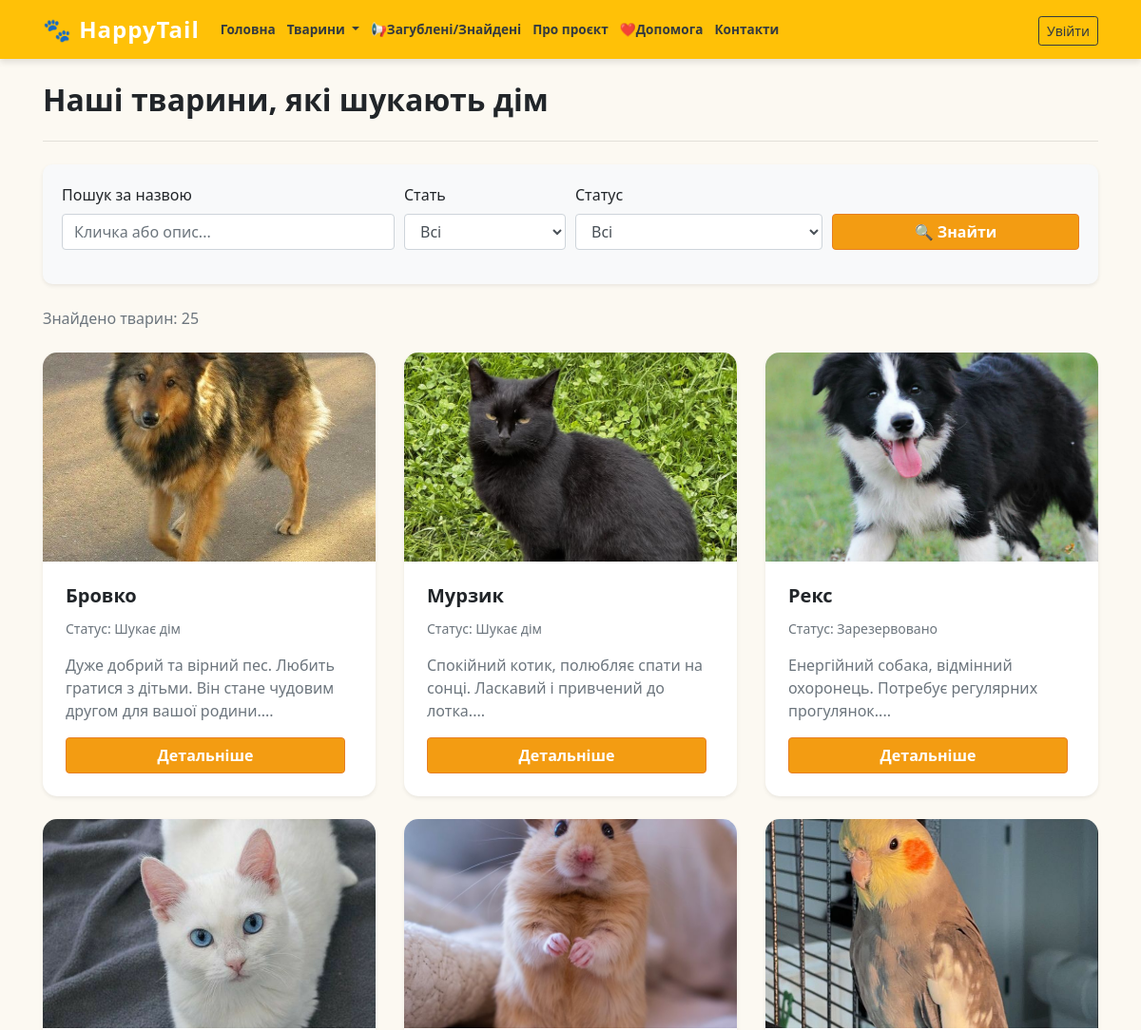
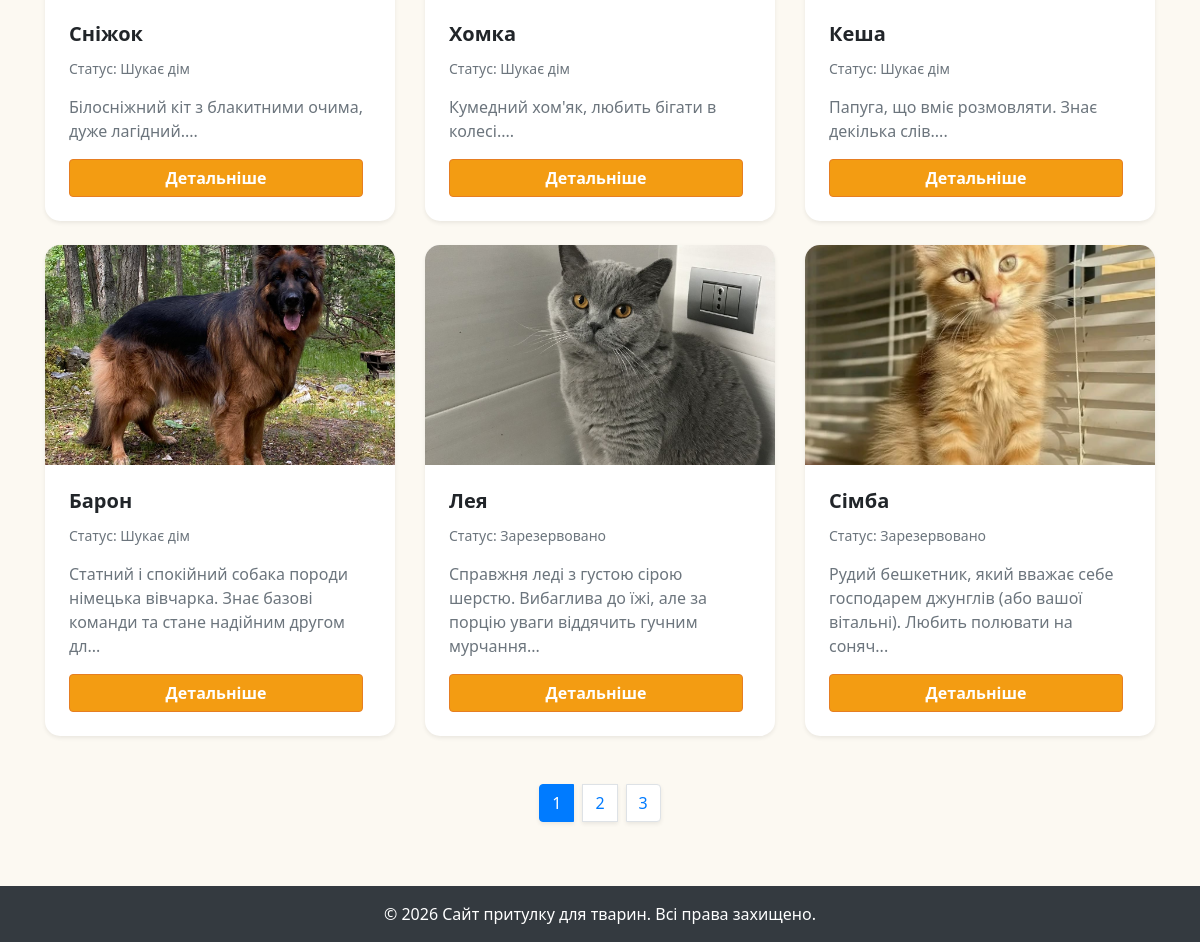
Page /index.php?view=all on the committed database (2 pictures, top to bottom).
### tables this page shows
CREATE TABLE `menu` (
  `id` int(11) NOT NULL,
  `title` varchar(100) NOT NULL,
  `url` varchar(255) NOT NULL,
  `parent_id` int(11) DEFAULT 0
);

CREATE TABLE `pets` (
  `id` int(11) NOT NULL,
  `name` varchar(100) NOT NULL,
  `image` text DEFAULT NULL,
  `description` text DEFAULT NULL,
  `age` varchar(50) DEFAULT NULL,
  `gender` varchar(20) DEFAULT 'Не вказано',
  `status` varchar(50) DEFAULT 'Шукає дім',
  `category_id` int(11) DEFAULT NULL,
  `created_at` datetime DEFAULT current_timestamp()
);

### include/functions.php (called while the page is built, shortened)
<?php
function get_menu() {
    global $conn;
    $sql = "SELECT * FROM menu ORDER BY id ASC";
    $result = mysqli_query($conn, $sql);
    return mysqli_fetch_all($result, MYSQLI_ASSOC);
}
function get_all_pets($search = '', $gender = '', $status = '', $limit = 9, $offset = 0) {
    global $conn;
    $sql = "SELECT pets.*, categories.name as category_name
            FROM pets
            LEFT JOIN categories ON pets.category_id = categories.id WHERE 1=1";
    $sql .= " ORDER BY pets.id ASC LIMIT $limit OFFSET $offset";
    $result = mysqli_query($conn, $sql);
    return mysqli_fetch_all($result, MYSQLI_ASSOC);
}
function get_pets_count_filtered($search = '', $gender = '', $status = '', $category_id = null) {
    global $conn;
    $sql = "SELECT COUNT(*) as total FROM pets WHERE 1=1";
    $result = mysqli_query($conn, $sql);
    $row = mysqli_fetch_assoc($result);
    return $row['total'];
}
function is_admin() {
    return isset($_SESSION['login']) && $_SESSION['login'] === 'admin';
}

### index.php (the view, shortened to what this page needs)
<?php
require_once 'include/config.php';
require_once 'include/functions.php';
require_once 'include/header.php';
$search = $_GET['search'] ?? '';
$gender = $_GET['gender'] ?? '';
$status = $_GET['status'] ?? '';
$limit = 9;
$page = isset($_GET['page']) ? (int)$_GET['page'] : 1;
$offset = ($page - 1) * $limit;
$total_pets = get_pets_count_filtered($search, $gender, $status);
$total_pages = ceil($total_pets / $limit);
$pets = get_all_pets($search, $gender, $status, $limit, $offset);
?>
<?php
$is_home = !isset($_GET['view']) && empty($search) && empty($gender) && empty($status);
if ($is_home):
?>
    <div class="jumbotron jumbotron-fluid bg-white py-2 mb-3 border-bottom shadow-sm" style="border-radius: 20px;">
        <div class="container text-center">
            <h4 class="font-weight-bold text-warning mb-1">Подаруйте дім тваринці</h4>
            <p class="text-secondary mx-auto mb-0" style="max-width: 650px; font-size: 0.95rem; line-height: 1.5;">
                Найзаповітніша мрія кожної безпритульної тваринки - знайти свою Людину. Навіть найкращий притулок не замінить затишку та любові справжньої родини. Наша місія - допомогти їм зустрітися з вами.
                Кожен наш підопічний має унікальний характер, тому ми створили для них особисті сторінки. Зручні фільтри допоможуть швидко знайти свого ідеального друга.
                <br>
                Якийсь хвостик запав вам у душу? Зателефонуйте за номером у його анкеті, знайомтеся ближче та забирайте своє щастя додому!
            </p>
        </div>
    </div>
    <div class="mb-5">
        <h2 class="font-weight-bold mb-4 mt-2">Недавні</h2>
        <div class="row">
            <?php
            $recent_pets = get_recent_pets(6);
            if (empty($recent_pets)):
            ?>
                <div class="col-12"><p>На жаль, тварин поки немає.</p></div>
            <?php else: ?>
                <?php foreach ($recent_pets as $pet): ?>
                    <div class="col-md-4 mb-4">
                        <div class="card h-100 shadow-sm border-0 pet-card" style="border-radius: 15px; overflow: hidden; transition: transform 0.3s;">
                            <?php if (!empty($pet['image'])): ?>
                                <img src="img/<?= htmlspecialchars($pet['image']) ?>" class="card-img-top pet-img" alt="<?= htmlspecialchars($pet['name']) ?>" style="height: 220px; object-fit: cover;">
                            <?php else: ?>
                                <img src="img/no-image.png" class="card-img-top pet-img" alt="Немає фото" style="height: 220px; object-fit: cover;">
                            <?php endif; ?>
                            <div class="card-body d-flex flex-column p-4">
                                <h5 class="card-title font-weight-bold"><?= htmlspecialchars($pet['name']) ?></h5>
                                <p class="card-text text-muted small">Статус: <?= htmlspecialchars($pet['status']) ?></p>
                                <p class="card-text text-secondary">
                                    <?= htmlspecialchars(mb_substr($pet['description'], 0, 100)) . '...' ?>
                                </p>
                                <div class="d-flex justify-content-between mt-auto">
                                    <a href="post.php?pet_id=<?= $pet['id'] ?>" class="btn btn-warning flex-grow-1 mr-2 font-weight-bold">Детальніше</a>
                                    <?php if (is_admin()): ?>
                                        <a href="admin/edit-new.php?pet_id=<?= $pet['id'] ?>" class="btn btn-outline-info px-3" title="Редагувати">✏️</a>
                                    <?php endif; ?>
                                </div>
                            </div>
                        </div>
                    </div>
                <?php endforeach; ?>
            <?php endif; ?>
        </div>
        <div class="text-center mt-4">
            <a href="index.php?view=all" class="btn btn-outline-warning btn-lg px-5">Переглянути всіх тварин</a>
        </div>
    </div>
<?php else: ?>
    <div class="d-flex justify-content-between align-items-center mb-3">
        <h2 class="font-weight-bold">Наші тварини, які шукають дім</h2>
    </div>
    <hr class="mb-4">
    <?php require_once 'include/filters.php'; ?>
    <p class="text-muted mb-4">Знайдено тварин: <?= $total_pets ?></p>
    <div class="row">
        <?php if (empty($pets)): ?>
            <div class="col-12"><p>На жаль, тварин поки немає.</p></div>
        <?php else: ?>
            <?php foreach ($pets as $pet): ?>
                <div class="col-md-4 mb-4">
                    <div class="card h-100 shadow-sm border-0 pet-card" style="border-radius: 15px; overflow: hidden;">
                        <?php if (!empty($pet['image'])): ?>
                            <img src="img/<?= htmlspecialchars($pet['image']) ?>" class="card-img-top pet-img" alt="<?= htmlspecialchars($pet['name']) ?>" style="height: 220px; object-fit: cover;">
                        <?php else: ?>
                            <img src="img/no-image.png" class="card-img-top pet-img" alt="Немає фото" style="height: 220px; object-fit: cover;">
                        <?php endif; ?>
                        <div class="card-body d-flex flex-column p-4">
                            <h5 class="card-title font-weight-bold"><?= htmlspecialchars($pet['name']) ?></h5>
                            <p class="card-text text-muted small">Статус: <?= htmlspecialchars($pet['status']) ?></p>
                            <p class="card-text text-secondary">
                                <?= htmlspecialchars(mb_substr($pet['description'], 0, 100)) . '...' ?>
                            </p>
                            <div class="d-flex justify-content-between mt-auto">
                                <a href="post.php?pet_id=<?= $pet['id'] ?>" class="btn btn-warning flex-grow-1 mr-2 font-weight-bold">Детальніше</a>
                            </div>
                        </div>
                    </div>
                </div>
            <?php endforeach; ?>
        <?php endif; ?>
    </div>
    <?php if ($total_pages > 1): ?>
        <nav aria-label="Page navigation" class="mt-4">
            <ul class="pagination justify-content-center">
                <?php for ($i = 1; $i <= $total_pages; $i++): ?>
                    <li class="page-item <?= ($page == $i) ? 'active' : '' ?>">
                        <a class="page-link shadow-sm mx-1" href="?page=<?= $i ?>&view=all&search=<?= urlencode($search) ?>&gender=<?= urlencode($gender) ?>&status=<?= urlencode($status) ?>"><?= $i ?></a>
                    </li>
                <?php endfor; ?>
            </ul>
        </nav>
    <?php endif; ?>
<?php endif; ?>
<?php require_once 'include/footer.php'; ?>

### include/header.php (shortened to what this page needs)
<?php $base_path = $base_path ?? ''; ?>
<!DOCTYPE html>
<html lang="uk">
<head>
    <link rel="stylesheet" href="https://cdn.jsdelivr.net/npm/bootstrap@4.6.2/dist/css/bootstrap.min.css">
    <link rel="stylesheet" href="<?= $base_path ?>css/main.css?v=1.1">
</head>
<body>
<nav class="navbar navbar-expand-lg navbar-dark bg-warning">
    <div class="container">
        <a class="navbar-brand font-weight-bold" href="<?= $base_path ?>index.php">🐾 HappyTail</a>
        <div class="collapse navbar-collapse" id="navbarNav">
            <ul class="navbar-nav mr-auto">
                <?php
                $all_menu = get_menu();
                $top_menu = array_filter($all_menu, function($m) { return ($m['parent_id'] ?? 0) == 0; });
                foreach ($top_menu as $menu_item):
                    $sub_menu = array_filter($all_menu, function($m) use ($menu_item) { return ($m['parent_id'] ?? 0) == $menu_item['id']; });
                    $has_sub = !empty($sub_menu);
                    if ($has_sub): ?>
                        <li class="nav-item dropdown">
                            <a class="nav-link dropdown-toggle text-dark font-weight-bold" href="#" id="nav-<?= $menu_item['id'] ?>" role="button" data-toggle="dropdown">
                                <?= htmlspecialchars($menu_item['title']) ?>
                            </a>
                        </li>
                    <?php else: ?>
                        <li class="nav-item">
                            <a class="nav-link text-dark font-weight-bold" href="<?= $base_path ?><?= htmlspecialchars($menu_item['url']) ?>">
                                <?= htmlspecialchars($menu_item['title']) ?>
                            </a>
                        </li>
                    <?php endif;
                endforeach; ?>
            </ul>
            <ul class="navbar-nav">
                <?php if (is_admin()): ?>
                    <li class="nav-item mr-2">
                        <a class="btn btn-dark btn-sm mt-1" href="<?= $base_path ?>admin/index.php">Адмінка</a>
                    </li>
                    <li class="nav-item">
                        <a class="btn btn-outline-danger btn-sm mt-1" href="<?= $base_path ?>admin/logout.php">Вихід</a>
                    </li>
                <?php else: ?>
                    <li class="nav-item">
                        <a class="btn btn-outline-dark btn-sm mt-1" href="<?= $base_path ?>login/index.php">Увійти</a>
                    </li>
                <?php endif; ?>
            </ul>
        </div>
    </div>
</nav>
<div class="container mt-4 mb-5">

### css/main.css (style rules this page uses)
html { overflow-y: scroll !important; }
body { display: flex; flex-direction: column; min-height: 100vh; background-color: #fcf9f2; font-family: 'Segoe UI', Tahoma, Geneva, Verdana, sans-serif; }
.navbar { box-shadow: 0 4px 6px rgba(0,0,0,0.1); }
.navbar-brand { font-size: 1.5rem; letter-spacing: 1px; }
.card { border: none; border-radius: 10px; transition: transform 0.3s ease, box-shadow 0.3s ease; }
.card-img-top { border-top-left-radius: 10px; border-top-right-radius: 10px; }
.btn-warning { background-color: #f39c12; border-color: #e67e22; color: white; font-weight: bold; }
.navbar-nav .nav-link { white-space: nowrap !important; }
@media (min-width: 992px) and (max-width: 1200px) { .navbar-expand-lg .navbar-nav .nav-link { padding-left: 6px !important; padding-right: 6px !important; font-size: 0.85rem !important; } }

### rows in the picture
menu: title "Головна"
menu: title "Тварини"
menu: title "📢Загублені/Знайдені"
menu: title "Про проєкт"
menu: title "❤️Допомога"
menu: title "Контакти"
pets: image (picture), name "Бровко", status "Шукає дім", description "Дуже добрий та вірний пес. Любить гратися з дітьми. Він стане чудовим другом для вашої родини."
pets: image (picture), name "Мурзик", status "Шукає дім", description "Спокійний котик, полюбляє спати на сонці. Ласкавий і привчений до лотка."
pets: image (picture), name "Рекс", status "Зарезервовано", description "Енергійний собака, відмінний охоронець. Потребує регулярних прогулянок."
pets: image (picture), name "Сніжок", status "Шукає дім", description "Білосніжний кіт з блакитними очима, дуже лагідний."
pets: image (picture), name "Хомка", status "Шукає дім", description "Кумедний хом'як, любить бігати в колесі."
pets: image (picture), name "Кеша", status "Шукає дім", description "Папуга, що вміє розмовляти. Знає декілька слів."
pets: image (picture), name "Барон", status "Шукає дім", description "Статний і спокійний собака породи німецька вівчарка. Знає базові команди та стане надійним другом дл"
pets: image (picture), name "Лея", status "Зарезервовано", description "Справжня леді з густою сірою шерстю. Вибаглива до їжі, але за порцію уваги віддячить гучним мурчання"
pets: image (picture), name "Сімба", status "Зарезервовано", description "Рудий бешкетник, який вважає себе господарем джунглів (або вашої вітальні). Любить полювати на соняч"

### other values in the picture
$total_pets "25"
